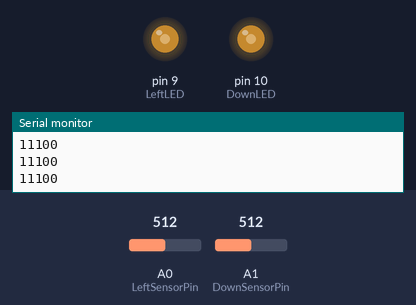
Simulated run of this sketch. Board: Arduino Uno, built with avr-gcc and run on an emulated ATmega328P. Shown: output pins drawn as LEDs (lit = HIGH), the last lines printed to the serial monitor. The test bench sets the inputs (shaded band); at power-on: A0 (LeftSensorPin) = 512, A1 (DownSensorPin) = 512.

Above: at 1.2 s.
1.3 s: A0 (LeftSensorPin) set to 409
At 2.5 s:
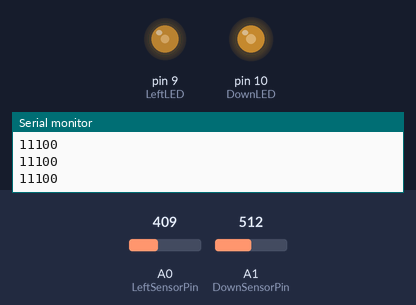
2.9 s: A0 (LeftSensorPin) set to 389
At 4.0 s:
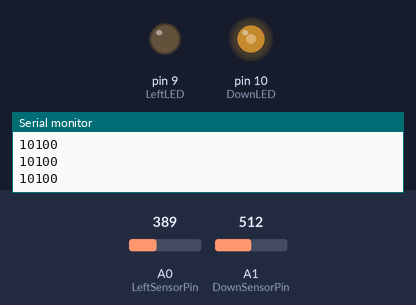
4.5 s: A1 (DownSensorPin) set to 408
At 5.6 s:
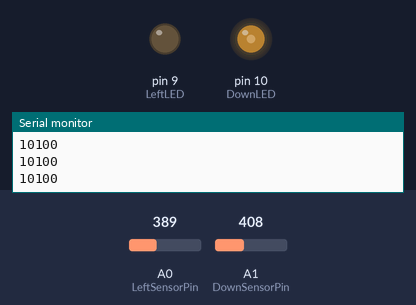
6.2 s: A1 (DownSensorPin) set to 384
At 7.1 s:
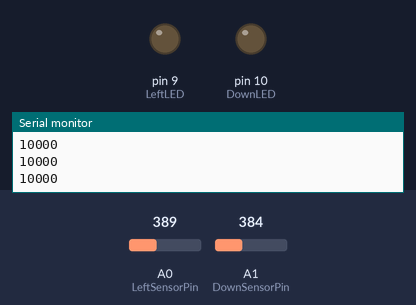
7.8 s: A0 (LeftSensorPin) set to 410
At 8.5 s:
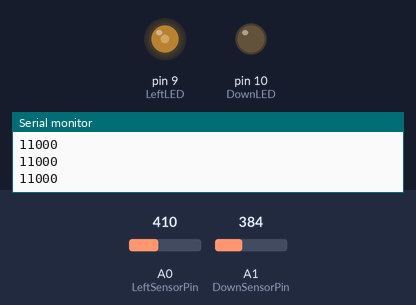
9.3 s: A1 (DownSensorPin) set to 716
At 10.2 s:
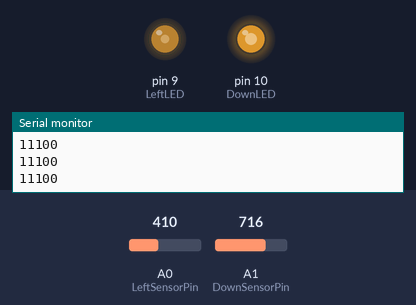
Timing chart, 0 to 12.0 s (numbered marks = the images above; inputs shaded):
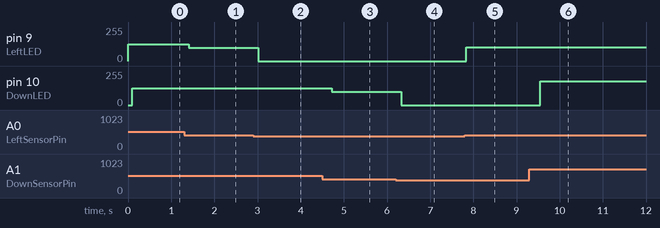

Measured:
- the behaviour switches between 400 and 399 on A0 (LeftSensorPin) (found by bisection; images 1 and 2)
- the behaviour switches between 400 and 399 on A1 (DownSensorPin) (found by bisection; images 3 and 4)
- after the input at 1.3 s, pin 9 (LeftLED): 127/255 → 101/255 after 0.11 s
- after the input at 2.9 s, pin 9 (LeftLED): 101/255 → 0/255 after 0.12 s
- after the input at 4.5 s, pin 10 (DownLED): 127/255 → 101/255 after 0.23 s
- after the input at 6.2 s, pin 10 (DownLED): 101/255 → 0/255 after 0.13 s
- after the input at 7.8 s, pin 9 (LeftLED): 0/255 → 102/255 at once
- after the input at 9.3 s, pin 10 (DownLED): 0/255 → 178/255 after 0.25 s

The sketch:

button_press_protoype.ino
```cpp
const int THRESHOLD = 400;
const int SENDINTERVAL = 5;

int LeftSensorPin = 0;
float LeftPressure;
int LeftLED = 9;
int DownSensorPin = 1;
float DownPressure;
int DownLED = 10;

int LEDPins[] = {LeftLED, DownLED};
float brightness;
//buttons Pressed should be LEFT, DOWN, UP, RIGHT
int arrowsPressed[] = {0, 0, 0, 0};
float previousTimeStamp = 0;
float currentTimeStamp;
String arrowsString;

int numericArrowString;

void setup(){
  Serial.begin(9600);
  pinMode(LeftSensorPin, INPUT);
  pinMode(DownSensorPin, INPUT);
  pinMode(LeftLED, OUTPUT);
  pinMode(DownLED, OUTPUT);
}

void loop(){
  currentTimeStamp = millis();
  if ((currentTimeStamp - previousTimeStamp) >= SENDINTERVAL){
    arrowsString = convertArrayToString(arrowsPressed);
//    numericArrowString = arrowsString.toInt();
//    Serial.println(isdigit(numericArrowString));
    Serial.println(arrowsString);
//    delay(200);

    //update previous
    previousTimeStamp = currentTimeStamp;

    //clear buttons pressed
    resetArrowsPressed();
  }

  LeftPressure = analogRead(LeftSensorPin);
  DownPressure = analogRead(DownSensorPin);
  recordPadPress(LeftPressure, 0);
  recordPadPress(DownPressure, 1);
}

 String convertArrayToString(int data[]){
  String res = "1";
  for (int i = 0; i < 4; i++){
    if (i == 3){
      res = res + String(data[i]);
    }
    else{
      res = res + String(data[i]);
    }
  }
  return res;
}

void resetArrowsPressed(){
 for (int j = 0; j < 4; j++){
  arrowsPressed[j] = 0;
 }
}

 void recordPadPress(float pressure, int arrowNum){
   if (pressure >= THRESHOLD){
    //left button was pressed
    arrowsPressed[arrowNum] = 1;
    brightness = map(pressure, 0, 1023, 0, 255);
    analogWrite(LEDPins[arrowNum], brightness);
    delay(100);
  }
  else{
    analogWrite(LEDPins[arrowNum], LOW);
    delay(100);
  }

 }
```
